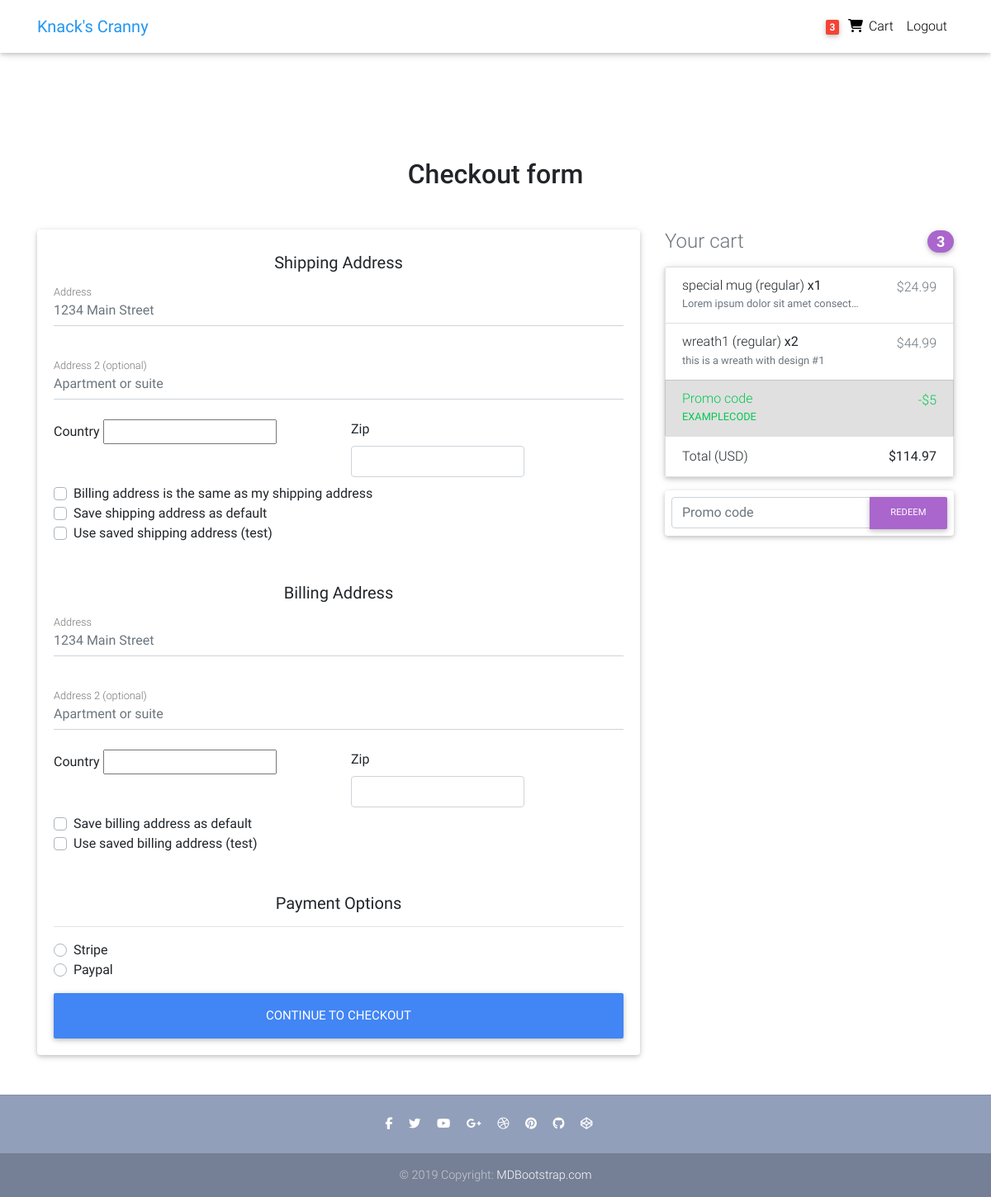
Before: /checkout/ (signed in) with the older database file.
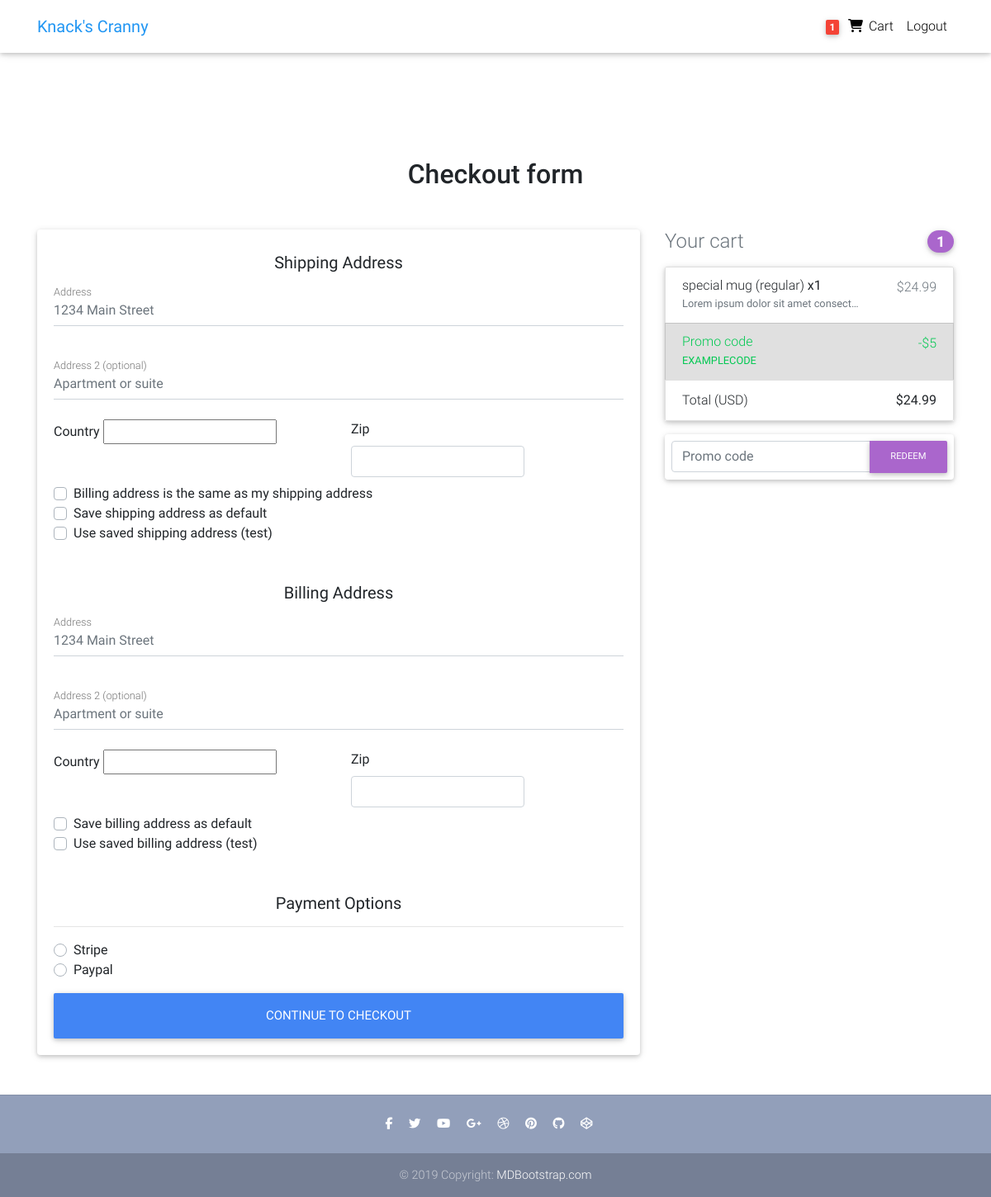
After: the same page with the newer database file.
### ecommerce/models.py (models this page shows, shortened)
class Order(models.Model):
    customer = models.ForeignKey(User, on_delete=models.SET_NULL, blank=True, null=True) # Create a Customer model from Dennis
    shipping_address = models.ForeignKey(Address, related_name='shipping_address', on_delete=models.SET_NULL, blank=True, null=True)
    billing_address = models.ForeignKey(Address, related_name='billing_address', on_delete=models.SET_NULL, blank=True, null=True)
    payment = models.ForeignKey(Payment, on_delete=models.SET_NULL, blank=True, null=True)
    date_added = models.DateTimeField(default=timezone.now)
    is_ordered = models.BooleanField(default=False)
    ordered_date = models.DateTimeField(blank=True, null=True) # add if ordered
    def __str__(self):
        return str(self.id) + '_' + self.customer.username
    @property
    def get_cart_total(self):
        order_items = self.orderitem_set.all()
        total = sum([item.get_total for item in order_items])
        return total
    @property
    def get_cart_items(self):
        order_items = self.orderitem_set.all()
        total = sum([item.quantity for item in order_items])
        return total

class OrderItem(models.Model):
    item = models.ForeignKey(Variation, on_delete=models.SET_NULL, blank=True, null=True)
    order = models.ForeignKey(Order, on_delete=models.SET_NULL, blank=True, null=True)
    quantity = models.IntegerField(default=0, blank=True, null=True)
    date_added = models.DateTimeField(default=timezone.now)
    def __str__(self):
        return self.item.alias
    @property
    def get_total(self):
        total = self.item.price * self.quantity
        return total

class Variation(models.Model):
    item = models.ForeignKey(Item, on_delete=models.CASCADE)
    name = models.CharField(max_length=100, default='regular')
    alias = models.CharField(max_length=150, blank=True, unique=True)
    price = models.DecimalField(max_digits=6, decimal_places=2, null=True, blank=True)
    price_discount = models.DecimalField(max_digits=6, decimal_places=2, null=True, blank=True)
    description = models.TextField(null=True, blank=True)
    inventory = models.PositiveIntegerField(default=0, blank=True)
    active = models.BooleanField(default=True)
    date_added = models.DateTimeField(default=timezone.now)
    date_updated = models.DateTimeField(default=timezone.now)

class Item(models.Model):
    name = models.CharField(max_length=100, unique=True)
    description = models.TextField()
    price = models.DecimalField(max_digits=6, decimal_places=2)
    price_discount = models.DecimalField(max_digits=6, decimal_places=2, null=True, blank=True)
    date_added = models.DateTimeField(default=timezone.now)
    date_updated = models.DateTimeField(default=timezone.now)
    image = models.ImageField(default=f'default.png', upload_to='item_pics')

### ecommerce/views.py (the view, shortened to what this page needs)
# urls.py: path('checkout/', views.checkout, name='checkout'),
def checkout(request):
    customer = request.user #request.user.customer in dennis
    order = Order.objects.filter(customer=customer, is_ordered=False).first()
    shipping_address = Address.objects.filter(customer=customer, address_type='S', default=True)
    billing_address = Address.objects.filter(customer=customer, address_type='B', default=True)
    if request.method == 'GET':
        form = CheckoutForm()
        if request.user.is_authenticated:
            customer = request.user #request.user.customer in dennis
            items = order.orderitem_set.all()
        else:
            items = []
            order = {'get_cart_total': 0, 'get_cart_items': 0}
        context = {
            'items': items,
            'order': order,
            'form': form,
            }
        if shipping_address.exists():
            context['shipping_address'] = shipping_address.first()
        if billing_address.exists():
            context['billing_address'] = billing_address.first()
        print(context)
        return render(request, 'ecommerce/checkout.html', context)

### ecommerce/templatetags/cart_items_count.py (called while the page is built)
@register.filter
def cart_items_count(user):
    if user.is_authenticated:
        order = Order.objects.filter(customer=user, is_ordered=False)
        if order.exists():
            return order.first().get_cart_items
    return 0

### users/models.py (called while the page is built)
    def __str__(self):
        return self.customer.username + "_" + str(self.id)

### ecommerce/templates/ecommerce/checkout.html (shortened to what the changed rows need)
{% extends "ecommerce/base.html" %}
{% block content %}
  <main class="mt-5 pt-4">
    <div class="container wow fadeIn">
      <h2 class="my-5 h2 text-center">Checkout form</h2>
      <div class="row">
        <div class="col-md-8 mb-4">
          <div class="card">
            <form class="card-body" method="POST">
              <div class="d-block my-3">
                {% for payment in form.payment_option %}
                <div class="custom-control custom-radio">
                    <label for="{{ payment.id_for_label }}" class="custom-control-label">
                        {{ payment.choice_label }}
                    </label>
                </div>
                {% endfor %}
              </div>
            </form>
          </div>
        </div>
        <div class="col-md-4 mb-4">
          <h4 class="d-flex justify-content-between align-items-center mb-3">
            <span class="text-muted">Your cart</span>
            <span class="badge badge-secondary badge-pill">{{ order.get_cart_items }}</span>
          </h4>
          <ul class="list-group mb-3 z-depth-1">
            {% for item in items %}
            <li class="list-group-item d-flex justify-content-between lh-condensed">
              <div>
                <h6 class="my-0">{{ item.item.item.name|truncatechars:20 }} ({{ item.item.name }}) <strong>x{{ item.quantity }}</strong></h6>
                <small class="text-muted">{{ item.item.description|truncatechars:35  }}</small>
              </div>
              <span class="text-muted">${{ item.item.price }}</span>
            </li>
            {% endfor %}
            <li class="list-group-item d-flex justify-content-between">
              <span>Total (USD)</span>
              <strong>${{ order.get_cart_total }}</strong>
            </li>
          </ul>
        </div>
      </div>
    </div>
  </main>
{% endblock content %}

### ecommerce/templates/ecommerce/navbar.html (shortened to what this page needs)
{% load cart_items_count %}
<nav class="navbar fixed-top navbar-expand-lg navbar-light white scrolling-navbar">
    <div class="container">
      <a class="navbar-brand waves-effect" href="/">
        <strong class="blue-text">Knack's Cranny</strong>
      </a>
      <div class="collapse navbar-collapse" id="navbarSupportedContent">
        <ul class="navbar-nav nav-flex-icons">
          {% if request.user.is_authenticated %}
          <li class="nav-item">
            <a href="{% url 'ecommerce:cart' %}" class="nav-link waves-effect">
              <span class="badge red z-depth-1 mr-1"> {{ request.user|cart_items_count }} </span>
              <i class="fas fa-shopping-cart"></i>
              <span class="clearfix d-none d-sm-inline-block"> Cart </span>
            </a>
          </li>
          <li class="nav-item">
            <a class="nav-link waves-effect" href="#">
              <span class="clearfix d-none d-sm-inline-block"> Logout </span>
            </a>
          </li>
          {% endif %}
        </ul>
      </div>
    </div>
  </nav>

Changed rows visible on the page:
no longer on this page (row edited): Order: get_cart_items "3", get_cart_total "114.97"
no longer on this page (row unchanged): OrderItem: item.item.name "wreath1", item.name "regular", quantity "2", item.description "this is a wreath with design #1", item.price "44.99"
added Order: get_cart_items "1", get_cart_total "24.99"
Other visible differences:
{{ request.user|cart_items_count }}: "3" → "1"
